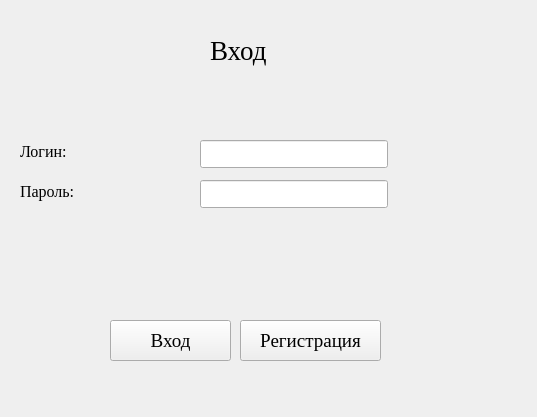
<?xml version="1.0" encoding="UTF-8"?>
<ui version="4.0">
 <class>Form</class>
 <widget class="QWidget" name="Form">
  <property name="geometry">
   <rect>
    <x>0</x>
    <y>0</y>
    <width>537</width>
    <height>417</height>
   </rect>
  </property>
  <property name="windowTitle">
   <string>Form</string>
  </property>
  <property name="styleSheet">
   <string notr="true"/>
  </property>
  <widget class="QLabel" name="label_6">
   <property name="geometry">
    <rect>
     <x>20</x>
     <y>140</y>
     <width>151</width>
     <height>22</height>
    </rect>
   </property>
   <property name="font">
    <font>
     <family>Times New Roman</family>
     <pointsize>12</pointsize>
    </font>
   </property>
   <property name="text">
    <string>Логин:</string>
   </property>
  </widget>
  <widget class="QLabel" name="label_7">
   <property name="geometry">
    <rect>
     <x>20</x>
     <y>180</y>
     <width>141</width>
     <height>22</height>
    </rect>
   </property>
   <property name="font">
    <font>
     <family>Times New Roman</family>
     <pointsize>12</pointsize>
    </font>
   </property>
   <property name="text">
    <string>Пароль:</string>
   </property>
  </widget>
  <widget class="QLabel" name="label_8">
   <property name="geometry">
    <rect>
     <x>210</x>
     <y>20</y>
     <width>91</width>
     <height>61</height>
    </rect>
   </property>
   <property name="font">
    <font>
     <family>Times New Roman</family>
     <pointsize>20</pointsize>
    </font>
   </property>
   <property name="text">
    <string>Вход</string>
   </property>
  </widget>
  <widget class="QLineEdit" name="patronymic_2">
   <property name="geometry">
    <rect>
     <x>200</x>
     <y>140</y>
     <width>188</width>
     <height>28</height>
    </rect>
   </property>
   <property name="font">
    <font>
     <family>Times New Roman</family>
     <pointsize>12</pointsize>
    </font>
   </property>
  </widget>
  <widget class="QLineEdit" name="patronymic_3">
   <property name="geometry">
    <rect>
     <x>200</x>
     <y>180</y>
     <width>188</width>
     <height>28</height>
    </rect>
   </property>
   <property name="font">
    <font>
     <family>Times New Roman</family>
     <pointsize>12</pointsize>
    </font>
   </property>
  </widget>
  <widget class="QPushButton" name="pushButton">
   <property name="geometry">
    <rect>
     <x>110</x>
     <y>320</y>
     <width>121</width>
     <height>41</height>
    </rect>
   </property>
   <property name="font">
    <font>
     <family>Times New Roman</family>
     <pointsize>14</pointsize>
    </font>
   </property>
   <property name="text">
    <string>Вход</string>
   </property>
  </widget>
  <widget class="QPushButton" name="pushButton_2">
   <property name="geometry">
    <rect>
     <x>240</x>
     <y>320</y>
     <width>141</width>
     <height>41</height>
    </rect>
   </property>
   <property name="font">
    <font>
     <family>Times New Roman</family>
     <pointsize>14</pointsize>
    </font>
   </property>
   <property name="text">
    <string>Регистрация</string>
   </property>
  </widget>
  <widget class="QLabel" name="label_9">
   <property name="geometry">
    <rect>
     <x>50</x>
     <y>90</y>
     <width>401</width>
     <height>22</height>
    </rect>
   </property>
   <property name="font">
    <font>
     <family>Times New Roman</family>
     <pointsize>12</pointsize>
    </font>
   </property>
   <property name="text">
    <string/>
   </property>
  </widget>
 </widget>
 <resources/>
 <connections/>
</ui>
